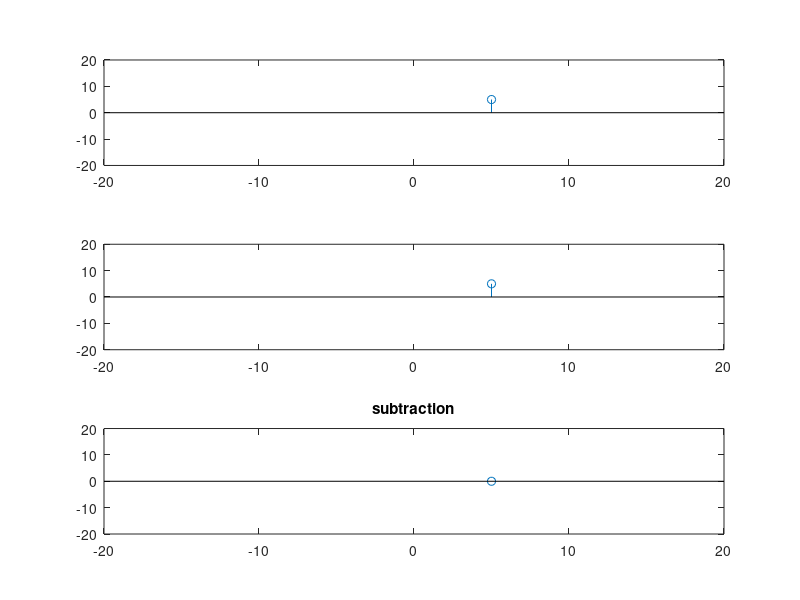

Recreate this plot in MATLAB.
clc;
clear all;
close all;
x1 = input('enter the sequence1');
x2 = input('enter the sequence2');
st1 = input('enter starting point for seq1');
st2 = input('enter starting point for seq2');

num1 = st1 + length(x1)-1;
n1 = linspace(st1,num1,length(x1))
subplot(3,1,1);
stem(n1,x1);
hold on;
xlim([-20,20]);
ylim([-20 20]);
hold off;

num2 = st2 + length(x2)-1;
n2 = linspace(st2,num2,length(x2))
subplot(3,1,2);
stem(n2,x2);
hold on;
xlim([-20,20]);
ylim([-20 20]);
hold off;

n = min(min(n1),min(n2)):max(max(n1),max(n2));
y1 = zeros(1,length(n));
y2 = y1;
y1(find((n>=min(n1)) & (n<= max(n1)))) = x1;
y2(find((n>=min(n2)) & (n<= max(n2)))) = x2;
y = y1 - y2;
subplot(3,1,3);
stem(n,y);
title('subtraction');
hold on;
xlim([-20 20]);
ylim([-20 20]);
hold off;

